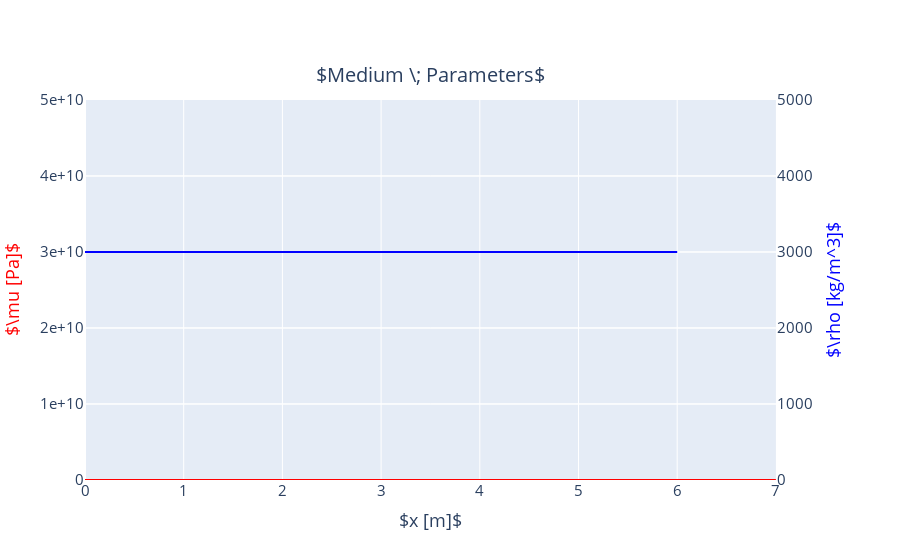

Write notebook code for a chart like this one.
### Code cell
# Create experiment
experiment = ForwardExperiment1D(verbose=2)

# Define parameters
nx = 7
parameters_1 = {
    'dx': 1,
    'nx': nx, 
    #'dt': 0.001,
    'dt': 0.05,
    'nt': 200,
    'order': 1,
    'bcs': {'left': 'NBC', 'right': 'DBC'},
    #'mu': homogeneous(3e10, nx+1),
    'mu': homogeneous(3e3, nx+1),
    #'mu': raised_cosine(3e10, nx+1, nx//2, 6, 1e10),
    #'rho': homogeneous(3000, nx),
    'rho': homogeneous(3e3, nx),
    #'rho': raised_cosine(2e3, nx, nx//2, 6, 2e3),
    #'u': ricker(1, nx, nx//2, sigma=20),
    'u': ricker(1, nx, nx//2, sigma=3),
    #'u': homogeneous(1,nx),
    'v': homogeneous(0, nx),
    #'v': homogeneous(1000,nx),
    'backend': {}
    }

# Plot medium
plot_medium(parameters_1['mu'], parameters_1['rho'])

### Figure 1 — Plotly figure (JSON) as saved in the notebook; plotly's stock layout.template omitted (floating-point values rounded to 4 significant figures)
{"data": [{"line": {"color": "blue"}, "mode": "lines", "name": "$\\rho [kg/m^3]$", "showlegend": false, "type": "scatter", "x": [0, 1, 2, 3, 4, 5, 6, 7], "xaxis": "x", "y": [3000, 3000, 3000, 3000, 3000, 3000, 3000], "yaxis": "y2"}, {"line": {"color": "red"}, "mode": "lines", "name": "$\\mu [Pa]$", "showlegend": false, "type": "scatter", "x": [0, 1, 2, 3, 4, 5, 6, 7], "xaxis": "x", "y": [3000, 3000, 3000, 3000, 3000, 3000, 3000, 3000], "yaxis": "y"}], "layout": {"annotations": [{"font": {"size": 20}, "showarrow": false, "text": "$Medium \\; Parameters$", "x": 0.47, "xanchor": "center", "xref": "paper", "y": 1, "yanchor": "bottom", "yref": "paper", "yshift": 10}], "font": {"size": 15}, "xaxis": {"anchor": "y", "domain": [0, 0.94], "title": {"text": "$x [m]$"}}, "yaxis": {"anchor": "x", "domain": [0, 1], "exponentformat": "e", "range": [0, 50000000000], "showexponent": "all", "title": {"font": {"color": "red"}, "text": "$\\mu [Pa]$"}}, "yaxis2": {"anchor": "x", "exponentformat": "e", "overlaying": "y", "range": [0, 5000], "showexponent": "all", "side": "right", "title": {"font": {"color": "blue"}, "text": "$\\rho [kg/m^3]$"}}}}
